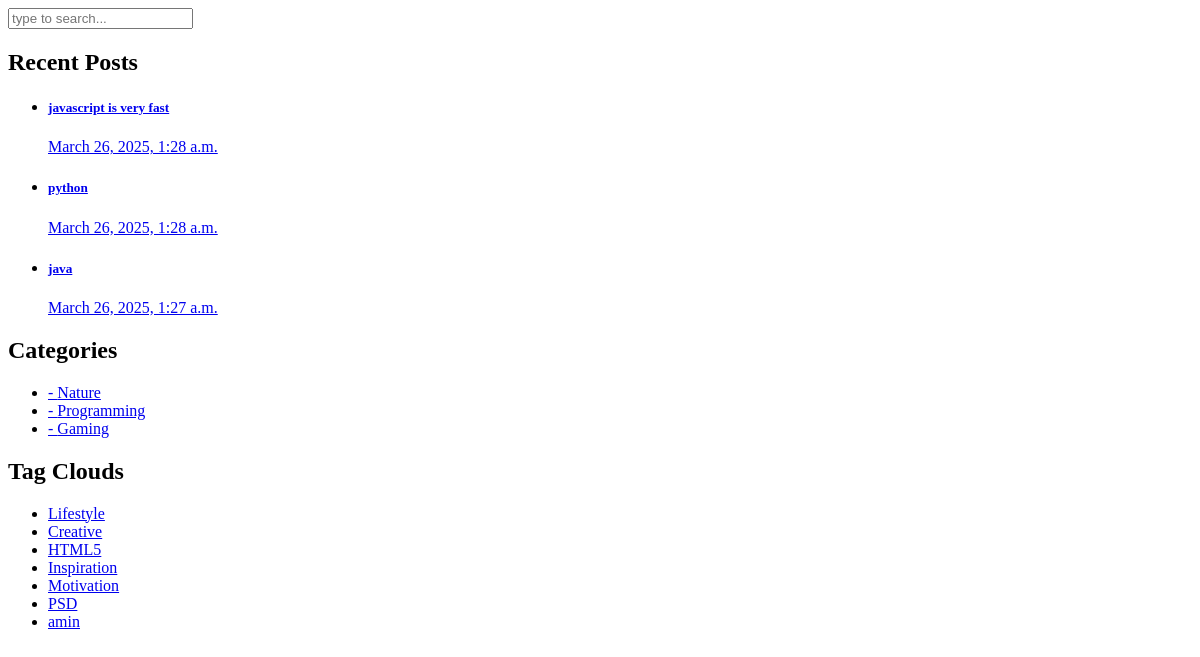
Page /sidebar on the earlier database version.
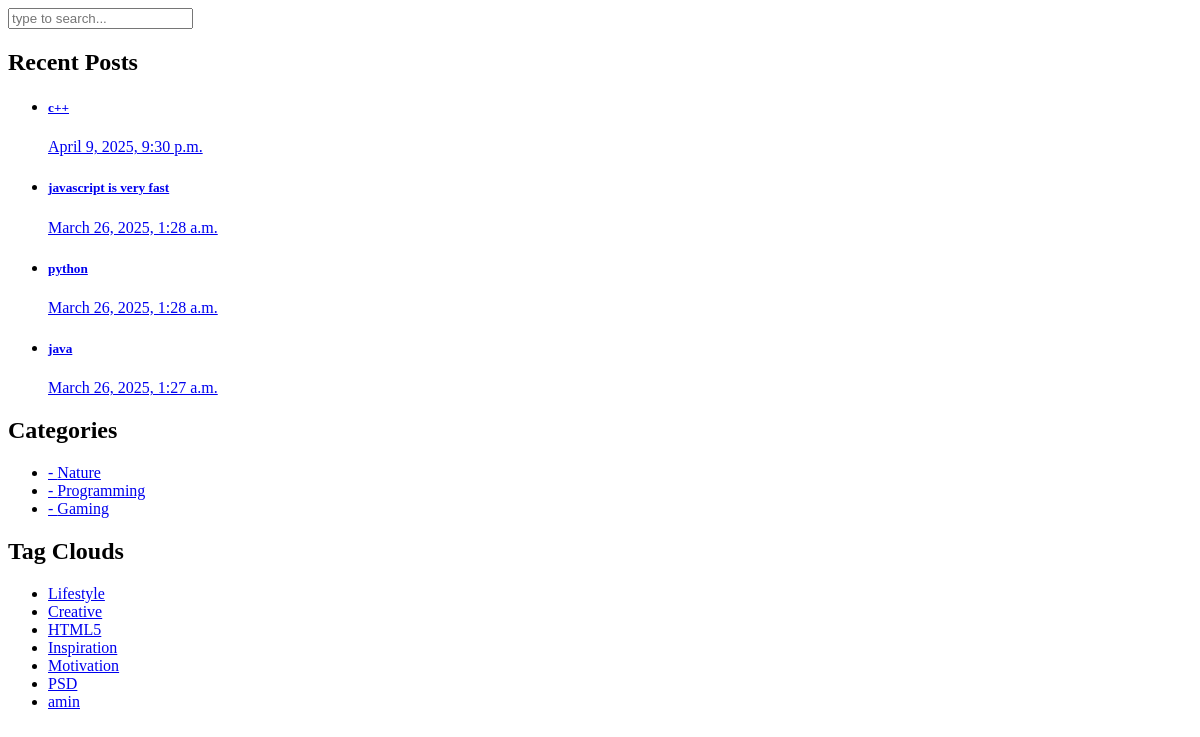
Same page on the later database version.
### blog/models.py (models this page shows, shortened)
class Article(models.Model):
    author = models.ForeignKey(User , on_delete=models.SET_NULL, null=True , blank=True , related_name='articles')
    title = models.CharField(max_length=80)
    category = models.ManyToManyField(Category , related_name="articles")
    body = models.TextField()
    image = models.ImageField(upload_to='images/articles' , null=True, blank=True)
    created = models.DateTimeField(auto_now_add=True)
    updated = models.DateTimeField(auto_now=True)
    is_published = models.BooleanField(default=True)
    slug = models.SlugField(blank=True , unique=True)
    objects = models.Manager()
    class Meta:
        ordering = ('-updated','-created')
    def get_absolute_url(self):
        return reverse('blog:article_detail', kwargs={'slug': self.slug})

class Category(models.Model):
    title = models.CharField(max_length=100)
    created = models.DateTimeField(auto_now_add=True)

### home/views.py (the view)
# urls.py: path('sidebar' , views.sidebar , name="sidebar_partial"),
def sidebar(request):
    data = {'name' : "amin"}
    return render(request , 'includes/sidebar.html', context=data)

### context_processors/context_processors.py (called while the page is built)
def recent_articles(request):
    recent_articles = Article.objects.order_by('-created')
    categories = Category.objects.all()
    return {'recent_articles': recent_articles , "categories": categories}

### templates/includes/sidebar.html
{% load static %}
<div class="col-lg-4">
            <div class="sidebar">
              <div class="row">
                <div class="col-lg-12">
                  <div class="sidebar-item search">
                    <form id="search_form" name="gs" method="GET" action="{% url 'blog:search_articles' %}">
                      <input type="text" name="q" class="searchText" placeholder="type to search..." autocomplete="on">
                    </form>
                  </div>
                </div>
                <div class="col-lg-12">
                  <div class="sidebar-item recent-posts">
                    <div class="sidebar-heading">
                      <h2>Recent Posts</h2>
                    </div>
                    <div class="content">
                      <ul>
                        {% for article in recent_articles %}
                            <li><a href="{{ article.get_absolute_url }}">
                              <h5>{{ article.title }}</h5>
                              <span>{{ article.created }}</span>
                        </a></li>
                        {% endfor %}
                      </ul>
                    </div>
                  </div>
                </div>
                <div class="col-lg-12">
                  <div class="sidebar-item categories">
                    <div class="sidebar-heading">
                      <h2>Categories</h2>
                    </div>
                    <div class="content">
                      <ul>
                          {% for category in categories %}
                              <li><a href="{% url 'blog:category_detail' category.id %}">- {{ category.title }}</a></li>
                          {% endfor %}
                      </ul>
                    </div>
                  </div>
                </div>
                <div class="col-lg-12">
                  <div class="sidebar-item tags">
                    <div class="sidebar-heading">
                      <h2>Tag Clouds</h2>
                    </div>
                    <div class="content">
                      <ul>
                        <li><a href="#">Lifestyle</a></li>
                        <li><a href="#">Creative</a></li>
                        <li><a href="#">HTML5</a></li>
                        <li><a href="#">Inspiration</a></li>
                        <li><a href="#">Motivation</a></li>
                        <li><a href="#">PSD</a></li>
                        <li><a href="#">{{ name }}</a></li>
                      </ul>
                    </div>
                  </div>
                </div>
              </div>
            </div>
          </div>

Differences in the rows shown:
added Article: title "c++", created "April 9, 2025, 9:30 p.m."
